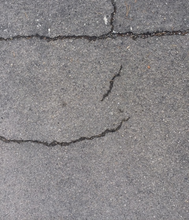
%> input picture finalproject/implementation code/shadow2.png, 189 x 220 px, shrunk from 480 x 558 before the run
$ octave Main.m   (GNU Octave 9; MATLAB toolbox functions it lacks are replaced by stand-ins)
%> lines starting %> are read from the running program, lines starting %| are printed output that depends on the picture; in (x1, y1, x2, y2) boxes, pixels count from 0 and x2, y2 are one past the last pixel; in counts of white or black regions, pixels touching at a corner belong together; the program's own positions count from 1
### finalproject/implementation code/FindShadow.m
function [shadow_mask] = FindShadow(ColorIm)
%UNTITLED3 Summary of this function goes here
%im = imread('paperIm.jpg');
%im = imread('im1.jpg');
% NOTE: You might need different median filter size for your test image.
r = medfilt2(double(ColorIm(:,:,1)), [3,3]);
g = medfilt2(double(ColorIm(:,:,2)), [3,3]);
b = medfilt2(double(ColorIm(:,:,3)), [3,3]);

% Calculate Shadow Ratio:
shadow_ratio = ((4/pi).*atan(((b-g))./(b+g)));
%figure, imshow(shadow_ratio, []); colormap(jet); colorbar;

% NOTE: You might need a different threshold value for your test image.
% You can also consider using automatic threshold estimation methods.
shadow_mask = shadow_ratio>.1;
%figure, imshow(shadow_mask, []);

%shadow_mask(1:5,:) = 0;
%shadow_mask(end-5:end,:) = 0;
%shadow_mask(:,1:5) = 0;
%shadow_mask(:,end-5:end) = 0;

% NOTE: Depending on the shadow size that you want to consider,
% you can change the area size threshold
shadow_mask = bwareaopen(shadow_mask, 600);
end

### finalproject/implementation code/RemoveShadow.m
function [outputIm] = RemoveShadow(Im,shadowMask)
%UNTITLED Summary of this function goes here
%   Detailed explanation goes here

    % Step One. Find average Intensity of shadow and nonshadow areas
    [rows,cols] = size(Im);
    shadowSum = 0;
    shadowCount = 0;
    backgroundSum = 0;
    backgroundCount = 0;

    B = [];
    S = [];
    %Determining average of background B and shadow area S
    for i=1:rows
        for j = 1:cols
           if shadowMask(i,j) == 1
               shadowSum = shadowSum + uint32(Im(i,j));
               shadowCount = shadowCount + 1;
               S(shadowCount) = Im(i,j);
           else
               backgroundSum = backgroundSum + uint32(Im(i,j));
               backgroundCount = backgroundCount + 1;
               B(backgroundCount) = Im(i,j);
           end
        end
    end
    avgShadow = shadowSum / shadowCount;
    avgBG = backgroundSum / backgroundCount;
    disp("The average intensity of the shadow region is: " + avgShadow);
    disp("The average intensity of the background region is: " + avgBG);

    %This alpha value is specified in the paper
    alpha = std(B)/ std(S);
    disp(alpha);

    diff = avgBG - (alpha * avgShadow);

    %Performing adjustment operations to lighten the shadow areas
      for i=1:rows
        for j = 1:cols
           if shadowMask(i,j) == 1
               Im(i,j) = (alpha *Im(i,j)) + uint8(diff);
           end
        end
      end

      outputIm = Im;
end

### finalproject/implementation code/GenerateCrackMap.m
function [CrackMap] = GenerateCrackMap(Im)
%UNTITLED2 Summary of this function goes here
%   Detailed explanation goes here

%Detecting crack pixels
%Summation of 8 connected neighborhood

%calculating intensity difference
[rows,cols] = size(Im);

%adding mask around Image
maskValue = uint8(sum(sum(Im))/(rows*cols));
disp("Average pixel value in the image is: " + maskValue);


%Creating padded Image
paddedIm = uint8(zeros(rows + 4,cols + 4));
paddedIm(1:2,:) = maskValue;
paddedIm(end-2:end,:) = maskValue;
paddedIm(:,1:2) = maskValue;
paddedIm(:,end-2:end) = maskValue;

%placing pixels into padded image and then finding 8 connected neighborhood

CrackMap = zeros(rows,cols);
for i=1:rows
    for j=1:cols
        paddedIm(i+2,j+2) = Im(i,j);

        %8 connected neighborhood
        for u = 1:3
            for v = 1:3
                if u == 2 && v == 2
                    break;
                end
                CrackMap(i,j) = CrackMap(i,j) + double((paddedIm(i+u-1,j+v-1) - paddedIm(i+1,j+1)));
            end
        end
        %disp(CrackMap(i,j));

    end
end
CrackMap = uint8(CrackMap);
CrackMap = imbinarize(CrackMap, 0.2); %thresholds values
%CrackMap = paddedIm;


end

### finalproject/implementation code/Main.m
%Austin Derbique
%A01967241
%Final Project

%read in images
Im = imread('shadow2.png');
%> Im is the input picture: size 220x189x3 uint8; mean R, G, B 136.4, 133.3, 134.9

%Calculate the shadow mask
shadowMask = FindShadow(Im);
%> in FindShadow, `r = medfilt2(double(ColorIm(:,:,1)), [3,3]);`:
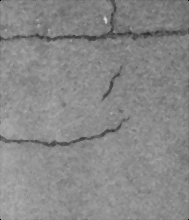
%> r: size 220x189 double; min 0, max 218, mean 136
%> in FindShadow, `shadow_ratio = ((4/pi).*atan(((b-g))./(b+g)));`:
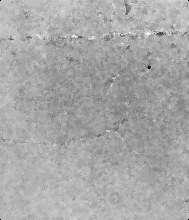
%> shadow_ratio: size 220x189 double; 0.01% of the values are NaN or infinite; the others: min -0.114, max 0.0699, mean 0.00749; drawn with min black, max white, NaN and infinite black
%> in FindShadow, `shadow_mask = shadow_ratio>.1;`: shadow_mask: size 220x189 logical; every value is 0

%Grayscale the image
grayIm = rgb2gray(Im);

%Scaling grayscale image to [0:255]
enhancedGrayIm = imadjust(grayIm);
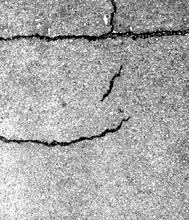
%> enhancedGrayIm: size 220x189 uint8; min 0, max 255, mean 168.8

%Removing Shadow from Image
noShadowIm = RemoveShadow(enhancedGrayIm,shadowMask);
%> after the loop in RemoveShadow, `for i=1:rows`: backgroundCount = 41580; backgroundSum = 7018217; shadowCount = 0
%> in RemoveShadow, `avgShadow = shadowSum / shadowCount;`: avgShadow = NaN
%> in RemoveShadow, `avgBG = backgroundSum / backgroundCount;`: avgBG = 169
%| The average intensity of the shadow region is: NaN
%| The average intensity of the background region is: 169
%> in RemoveShadow, `alpha = std(B)/ std(S);`: alpha = NaN
%| NaN
%> in RemoveShadow, `diff = avgBG - (alpha * avgShadow);`: diff = 0

%Performing Gaussian Smoothing operation on shadow removed image
noShadowIm = imgaussfilt(noShadowIm,2);
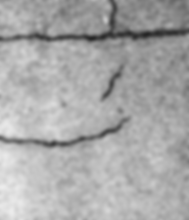
%> noShadowIm: size 220x189 uint8; min 36, max 236, mean 168.8

noShadowIm = medfilt2(noShadowIm);

%Generating the crack seed map from noshadowed image
CrackMap = GenerateCrackMap(noShadowIm);
%> in GenerateCrackMap, `maskValue = uint8(sum(sum(Im))/(rows*cols));`: maskValue = 169
%| Average pixel value in the image is: 169
%> in GenerateCrackMap, `paddedIm(1:2,:) = maskValue;`:
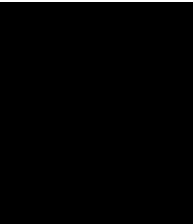
%> paddedIm: size 224x193 uint8; values 0 (black) and 169 (white), 0.89% white; 1 white region, box (x1, y1, x2, y2) and area: (0, 0, 193, 2) 386
%> in GenerateCrackMap, `paddedIm(:,end-2:end) = maskValue;`: paddedIm: size 224x193 uint8; values 0 (black) and 169 (white), 4.8% white; 1 white region, box (x1, y1, x2, y2) and area: (0, 0, 193, 224) 2060
%> after the loop in GenerateCrackMap, `for i=1:rows`:
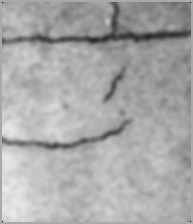
%> paddedIm: size 224x193 uint8; min 0, max 235, mean 168.7
%> in GenerateCrackMap, `CrackMap = imbinarize(CrackMap, 0.2);`:
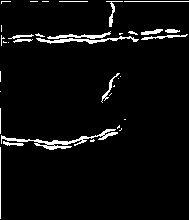
%> CrackMap: size 220x189 logical; 4.4% white in thin lines or dots

%Create stick tensorfield from Crack Map
sigma = 9;
%> (the run ends here)

$ run again, with finalproject/implementation code/otherIms/paperIm.jpg saved as finalproject/implementation code/shadow2.png
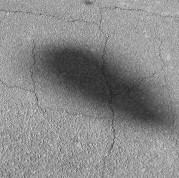
%> input picture finalproject/implementation code/otherIms/paperIm.jpg, 179 x 178 px
%> Im is the input picture: size 178x179x3 uint8; min 30, max 216, mean 136.9
%> shadow_ratio: size 178x179 double; 0.01% of the values are NaN or infinite; the others: min 0, max 0, mean 0
%> shadow_mask: size 178x179 logical; every value is 0
%> after the loop in RemoveShadow, `for i=1:rows`: backgroundCount = 31862; backgroundSum = 5007412; shadowCount = 0
%> avgShadow = NaN
%> avgBG = 157
%| The average intensity of the shadow region is: NaN
%| The average intensity of the background region is: 157
%> alpha = NaN
%| NaN
%> diff = 0
%> `noShadowIm = imgaussfilt(noShadowIm,2);`:
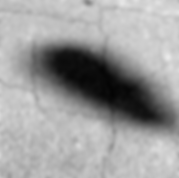
%> noShadowIm: size 178x179 uint8; min 4, max 233, mean 157.2
%> maskValue = 157
%| Average pixel value in the image is: 157
%> in GenerateCrackMap, `CrackMap = imbinarize(CrackMap, 0.2);`:
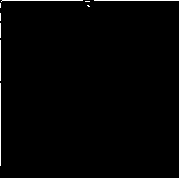
%> CrackMap: size 178x179 logical; 1% white in thin lines or dots

$ run again, with finalproject/implementation code/otherIms/im1.jpg saved as finalproject/implementation code/shadow2.png
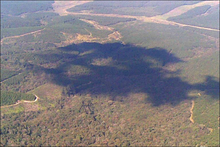
%> input picture finalproject/implementation code/otherIms/im1.jpg, 220 x 147 px, shrunk from 766 x 511 before the run
%> Im is the input picture: size 147x220x3 uint8; mean R, G, B 131.2, 126, 130.7
%> after the loop in RemoveShadow, `for i=1:rows`: S = 6644 values, max 141 at index 866, min 0 at index 183, mean 23.13; backgroundCount = 25696; backgroundSum = 3350368; shadowCount = 6644; shadowSum = 153688
%> avgShadow = 23
%> avgBG = 130
%| The average intensity of the shadow region is: 23
%| The average intensity of the background region is: 130
%> alpha = 2.38
%| 2.3810
%> diff = 75
%> `noShadowIm = imgaussfilt(noShadowIm,2);`:
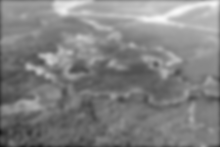
%> noShadowIm: size 147x220 uint8; min 25, max 248, mean 129.7
%> maskValue = 130
%| Average pixel value in the image is: 130
%> in GenerateCrackMap, `CrackMap = imbinarize(CrackMap, 0.2);`:
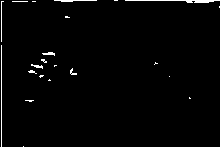
%> CrackMap: size 147x220 logical; 1.6% white in thin lines or dots
